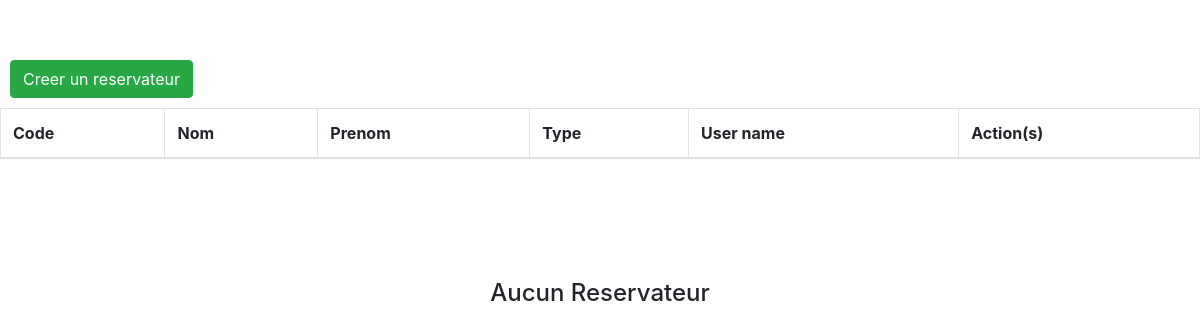
The page /user/ on the database as committed earlier.
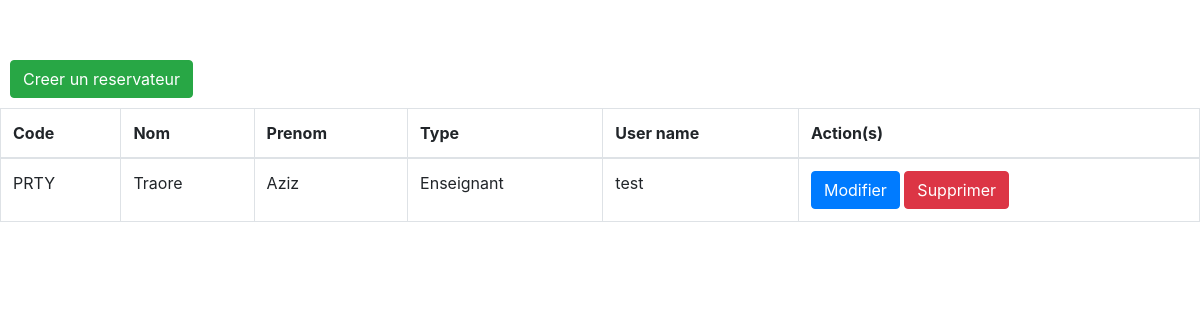
The same page on the database as committed later.
### srcApp/models.py (models this page shows, shortened)
class Personnel(models.Model):
    codePerso = models.fields.CharField(max_length=4)
    nom = models.fields.CharField(max_length=50)
    prenom = models.fields.CharField(max_length=50)
    typePerso = models.ForeignKey(TypePerso, null=True, on_delete=models.SET_NULL)
    dateNaiss = models.fields.IntegerField(
    validators=[MinValueValidator(1900), MaxValueValidator(2004)])
    chefService = models.BooleanField
    compte = models.OneToOneField(User, null=True, on_delete=models.CASCADE)

class TypePerso(models.Model):
    codeType = models.fields.CharField(max_length=4)
    fonction = models.fields.CharField(max_length=50)
    def __str__(self):
        return f'{self.fonction}'

### srcApp/views.py (the view)
# urls.py: path('user/', views.user, name='user'),
def user(request):
    datas = Personnel.objects.all()
    return render(request,"userHome.html", {'datas':datas})

### srcApp/templates/userHome.html (shortened to what this page needs)
{% extends 'base.html' %}
{% load crispy_forms_tags %}
        {% block content %}
        <div style="display:inline-block">
        <a class="btn btn-success "  style="margin:10px"  href="{% url 'create_user' %}">Creer un reservateur</a>
        </div>
         <table class="table table-bordered mx-auto" >
        <thead>
        <tr>
            <th>Code</th>
        <th>Nom</th>
        <th>Prenom</th>
            <th>Type</th>
            <th>User name</th>
        <th>Action(s)</th>
        </tr>
        </thead>
        <tbody id="myTable">
        {% for user in datas %}
        <tr>
            <td>{{user.codePerso}}</td>
            <td>{{ user.nom }}</td>
            <td>{{ user.prenom }}</td>
            <td>{{ user.typePerso }}</td>
            <td>{{ user.compte }}</td>
        <td>
        <form action="#" method="Post">
        <a class="btn btn-primary" href="{% url 'update_user' user.id %}">Modifier</a>
            <a  class="btn btn-danger" href="{% url 'delete_user' user.id %}">Supprimer</a>
        </form>
        </td>
        </tr>
        {% endfor %}
        </tbody>
        </table>
        {% if datas|length < 1 %}
        <h4 class="text-center" style="margin-top:10%">Aucun Reservateur </h4>
        {% endif %}
        {% endblock %}

Rows that differ between the two databases and show on the page:
added Personnel: codePerso "PRTY", nom "Traore", prenom "Aziz", typePerso "Enseignant", compte "test"
Other text that changed with them:
text no longer shown: "Aucun Reservateur"
